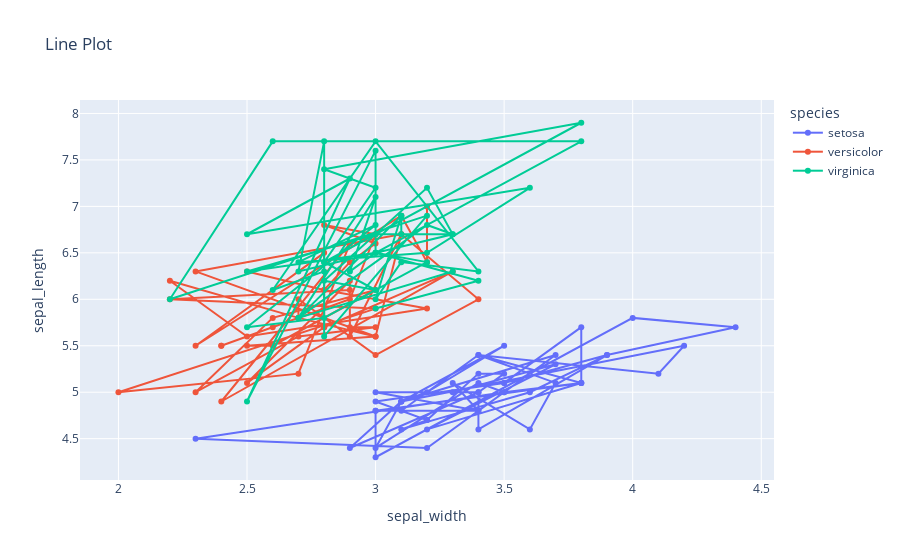
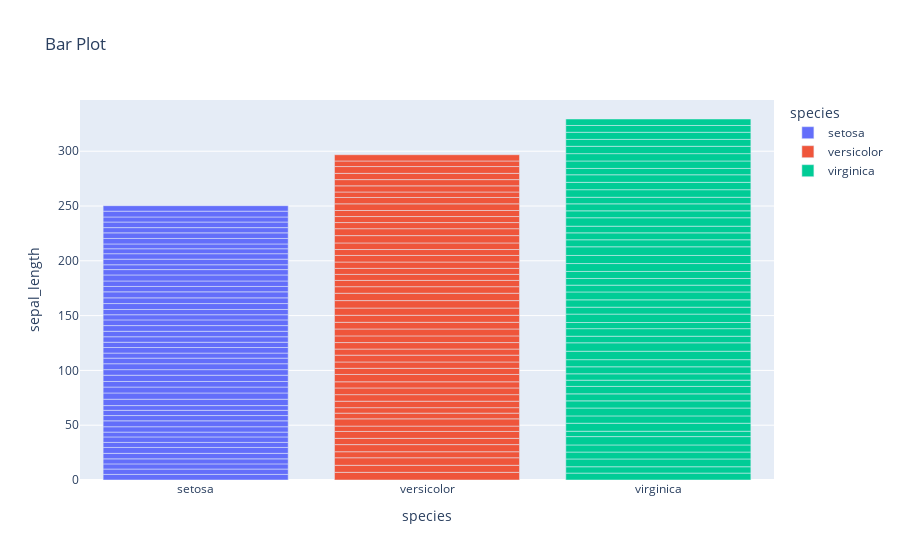
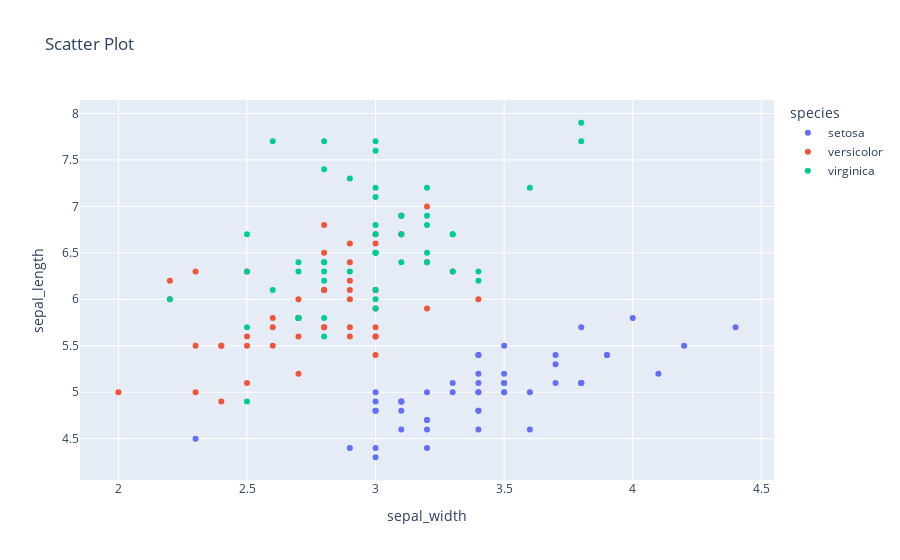
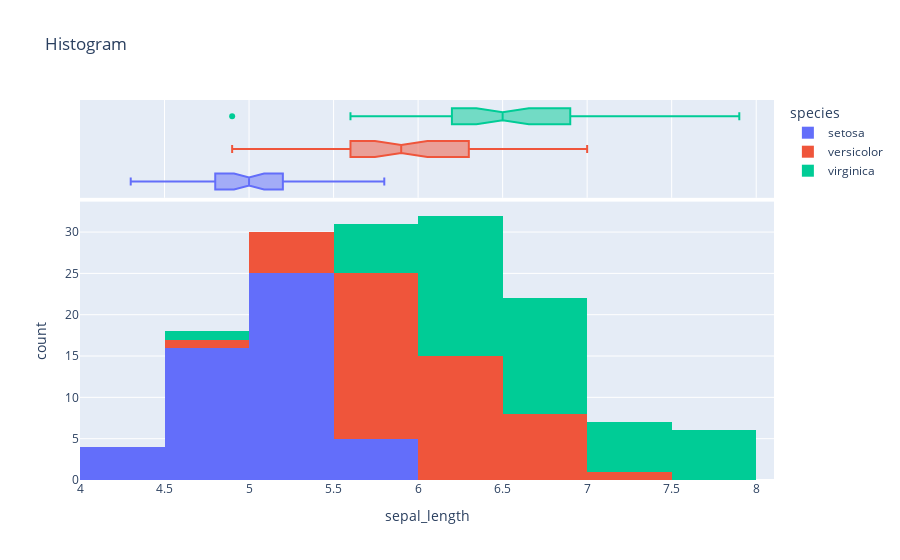

Notebook cell for these charts, in order:
### Code cell
import plotly.express as px
import plotly.graph_objects as go
import pandas as pd
import numpy as np

# Sample dataset (Replace this with your actual dataset)
data = px.data.iris()  # Example dataset

# 1. Line Plot
fig = px.line(data, x='sepal_width', y='sepal_length', color='species', markers=True, title="Line Plot")
fig.show()

# 2. Bar Plot
fig = px.bar(data, x='species', y='sepal_length', color='species', title="Bar Plot")
fig.show()

# 3. Scatter Plot
fig = px.scatter(data, x='sepal_width', y='sepal_length', color='species', title="Scatter Plot")
fig.show()

# 4. Histogram
fig = px.histogram(data, x='sepal_length', nbins=10, color='species', title="Histogram", marginal='box')
fig.show()

# 5. Box Plot
fig = px.box(data, x='species', y='sepal_length', color='species', title="Box Plot")
fig.show()

# 6. Violin Plot
fig = px.violin(data, x='species', y='sepal_length', color='species', box=True, title="Violin Plot")
fig.show()

# 7. Heatmap
numeric_data = data.select_dtypes(include=[np.number])  # Select only numeric columns
corr = numeric_data.corr()  # Compute correlation
fig = go.Figure(data=go.Heatmap(z=corr.values, x=corr.index, y=corr.columns, colorscale='Viridis'))
fig.update_layout(title="Heatmap")
fig.show()

# 8. Pie Chart
fig = px.pie(data, names='species', values='sepal_length', title="Pie Chart", hole=0.3)
fig.show()

# 9. KDE Density Plot
fig = px.density_contour(data, x='sepal_width', y='sepal_length', color='species', title="KDE Density Plot")
fig.show()

# 10. 3D Scatter Plot
fig = px.scatter_3d(data, x='sepal_width', y='sepal_length', z='petal_length', color='species', title="3D Scatter Plot")
fig.show()

### Figure 1 — Plotly figure (JSON) as saved in the notebook; plotly's stock layout.template omitted (floating-point values rounded to 4 significant figures)
{"data": [{"hovertemplate": "species=setosa<br>sepal_width=%{x}<br>sepal_length=%{y}<extra></extra>", "legendgroup": "setosa", "line": {"color": "#636efa", "dash": "solid"}, "marker": {"symbol": "circle"}, "mode": "lines+markers", "name": "setosa", "orientation": "v", "showlegend": true, "type": "scatter", "x": [3.5, 3, 3.2, 3.1, 3.6, 3.9, 3.4, 3.4, 2.9, 3.1, 3.7, 3.4, 3, 3, 4, 4.4, 3.9, 3.5, 3.8, 3.8, 3.4, 3.7, 3.6, 3.3, 3.4, 3, 3.4, 3.5, 3.4, 3.2, 3.1, 3.4, 4.1, 4.2, 3.1, 3.2, 3.5, 3.1, 3, 3.4, 3.5, 2.3, 3.2, 3.5, 3.8, 3, 3.8, 3.2, 3.7, 3.3], "xaxis": "x", "y": [5.1, 4.9, 4.7, 4.6, 5, 5.4, 4.6, 5, 4.4, 4.9, 5.4, 4.8, 4.8, 4.3, 5.8, 5.7, 5.4, 5.1, 5.7, 5.1, 5.4, 5.1, 4.6, 5.1, 4.8, 5, 5, 5.2, 5.2, 4.7, 4.8, 5.4, 5.2, 5.5, 4.9, 5, 5.5, 4.9, 4.4, 5.1, 5, 4.5, 4.4, 5, 5.1, 4.8, 5.1, 4.6, 5.3, 5], "yaxis": "y"}, {"hovertemplate": "species=versicolor<br>sepal_width=%{x}<br>sepal_length=%{y}<extra></extra>", "legendgroup": "versicolor", "line": {"color": "#EF553B", "dash": "solid"}, "marker": {"symbol": "circle"}, "mode": "lines+markers", "name": "versicolor", "orientation": "v", "showlegend": true, "type": "scatter", "x": [3.2, 3.2, 3.1, 2.3, 2.8, 2.8, 3.3, 2.4, 2.9, 2.7, 2, 3, 2.2, 2.9, 2.9, 3.1, 3, 2.7, 2.2, 2.5, 3.2, 2.8, 2.5, 2.8, 2.9, 3, 2.8, 3, 2.9, 2.6, 2.4, 2.4, 2.7, 2.7, 3, 3.4, 3.1, 2.3, 3, 2.5, 2.6, 3, 2.6, 2.3, 2.7, 3, 2.9, 2.9, 2.5, 2.8], "xaxis": "x", "y": [7, 6.4, 6.9, 5.5, 6.5, 5.7, 6.3, 4.9, 6.6, 5.2, 5, 5.9, 6, 6.1, 5.6, 6.7, 5.6, 5.8, 6.2, 5.6, 5.9, 6.1, 6.3, 6.1, 6.4, 6.6, 6.8, 6.7, 6, 5.7, 5.5, 5.5, 5.8, 6, 5.4, 6, 6.7, 6.3, 5.6, 5.5, 5.5, 6.1, 5.8, 5, 5.6, 5.7, 5.7, 6.2, 5.1, 5.7], "yaxis": "y"}, {"hovertemplate": "species=virginica<br>sepal_width=%{x}<br>sepal_length=%{y}<extra></extra>", "legendgroup": "virginica", "line": {"color": "#00cc96", "dash": "solid"}, "marker": {"symbol": "circle"}, "mode": "lines+markers", "name": "virginica", "orientation": "v", "showlegend": true, "type": "scatter", "x": [3.3, 2.7, 3, 2.9, 3, 3, 2.5, 2.9, 2.5, 3.6, 3.2, 2.7, 3, 2.5, 2.8, 3.2, 3, 3.8, 2.6, 2.2, 3.2, 2.8, 2.8, 2.7, 3.3, 3.2, 2.8, 3, 2.8, 3, 2.8, 3.8, 2.8, 2.8, 2.6, 3, 3.4, 3.1, 3, 3.1, 3.1, 3.1, 2.7, 3.2, 3.3, 3, 2.5, 3, 3.4, 3], "xaxis": "x", "y": [6.3, 5.8, 7.1, 6.3, 6.5, 7.6, 4.9, 7.3, 6.7, 7.2, 6.5, 6.4, 6.8, 5.7, 5.8, 6.4, 6.5, 7.7, 7.7, 6, 6.9, 5.6, 7.7, 6.3, 6.7, 7.2, 6.2, 6.1, 6.4, 7.2, 7.4, 7.9, 6.4, 6.3, 6.1, 7.7, 6.3, 6.4, 6, 6.9, 6.7, 6.9, 5.8, 6.8, 6.7, 6.7, 6.3, 6.5, 6.2, 5.9], "yaxis": "y"}], "layout": {"legend": {"title": {"text": "species"}, "tracegroupgap": 0}, "title": {"text": "Line Plot"}, "xaxis": {"anchor": "y", "domain": [0, 1], "title": {"text": "sepal_width"}}, "yaxis": {"anchor": "x", "domain": [0, 1], "title": {"text": "sepal_length"}}}}

### Figure 2 — Plotly figure (JSON) as saved in the notebook; plotly's stock layout.template omitted (floating-point values rounded to 4 significant figures)
{"data": [{"alignmentgroup": "True", "hovertemplate": "species=%{x}<br>sepal_length=%{y}<extra></extra>", "legendgroup": "setosa", "marker": {"color": "#636efa", "pattern": {"shape": ""}}, "name": "setosa", "offsetgroup": "setosa", "orientation": "v", "showlegend": true, "textposition": "auto", "type": "bar", "x": ["setosa", "setosa", "setosa", "setosa", "setosa", "setosa", "setosa", "setosa", "setosa", "setosa", "setosa", "setosa", "setosa", "setosa", "setosa", "setosa", "setosa", "setosa", "setosa", "setosa", "setosa", "setosa", "setosa", "setosa", "setosa", "setosa", "setosa", "setosa", "setosa", "setosa", "setosa", "setosa", "setosa", "setosa", "setosa", "setosa", "setosa", "setosa", "setosa", "setosa", "setosa", "setosa", "setosa", "setosa", "setosa", "setosa", "setosa", "setosa", "setosa", "setosa"], "xaxis": "x", "y": [5.1, 4.9, 4.7, 4.6, 5, 5.4, 4.6, 5, 4.4, 4.9, 5.4, 4.8, 4.8, 4.3, 5.8, 5.7, 5.4, 5.1, 5.7, 5.1, 5.4, 5.1, 4.6, 5.1, 4.8, 5, 5, 5.2, 5.2, 4.7, 4.8, 5.4, 5.2, 5.5, 4.9, 5, 5.5, 4.9, 4.4, 5.1, 5, 4.5, 4.4, 5, 5.1, 4.8, 5.1, 4.6, 5.3, 5], "yaxis": "y"}, {"alignmentgroup": "True", "hovertemplate": "species=%{x}<br>sepal_length=%{y}<extra></extra>", "legendgroup": "versicolor", "marker": {"color": "#EF553B", "pattern": {"shape": ""}}, "name": "versicolor", "offsetgroup": "versicolor", "orientation": "v", "showlegend": true, "textposition": "auto", "type": "bar", "x": ["versicolor", "versicolor", "versicolor", "versicolor", "versicolor", "versicolor", "versicolor", "versicolor", "versicolor", "versicolor", "versicolor", "versicolor", "versicolor", "versicolor", "versicolor", "versicolor", "versicolor", "versicolor", "versicolor", "versicolor", "versicolor", "versicolor", "versicolor", "versicolor", "versicolor", "versicolor", "versicolor", "versicolor", "versicolor", "versicolor", "versicolor", "versicolor", "versicolor", "versicolor", "versicolor", "versicolor", "versicolor", "versicolor", "versicolor", "versicolor", "versicolor", "versicolor", "versicolor", "versicolor", "versicolor", "versicolor", "versicolor", "versicolor", "versicolor", "versicolor"], "xaxis": "x", "y": [7, 6.4, 6.9, 5.5, 6.5, 5.7, 6.3, 4.9, 6.6, 5.2, 5, 5.9, 6, 6.1, 5.6, 6.7, 5.6, 5.8, 6.2, 5.6, 5.9, 6.1, 6.3, 6.1, 6.4, 6.6, 6.8, 6.7, 6, 5.7, 5.5, 5.5, 5.8, 6, 5.4, 6, 6.7, 6.3, 5.6, 5.5, 5.5, 6.1, 5.8, 5, 5.6, 5.7, 5.7, 6.2, 5.1, 5.7], "yaxis": "y"}, {"alignmentgroup": "True", "hovertemplate": "species=%{x}<br>sepal_length=%{y}<extra></extra>", "legendgroup": "virginica", "marker": {"color": "#00cc96", "pattern": {"shape": ""}}, "name": "virginica", "offsetgroup": "virginica", "orientation": "v", "showlegend": true, "textposition": "auto", "type": "bar", "x": ["virginica", "virginica", "virginica", "virginica", "virginica", "virginica", "virginica", "virginica", "virginica", "virginica", "virginica", "virginica", "virginica", "virginica", "virginica", "virginica", "virginica", "virginica", "virginica", "virginica", "virginica", "virginica", "virginica", "virginica", "virginica", "virginica", "virginica", "virginica", "virginica", "virginica", "virginica", "virginica", "virginica", "virginica", "virginica", "virginica", "virginica", "virginica", "virginica", "virginica", "virginica", "virginica", "virginica", "virginica", "virginica", "virginica", "virginica", "virginica", "virginica", "virginica"], "xaxis": "x", "y": [6.3, 5.8, 7.1, 6.3, 6.5, 7.6, 4.9, 7.3, 6.7, 7.2, 6.5, 6.4, 6.8, 5.7, 5.8, 6.4, 6.5, 7.7, 7.7, 6, 6.9, 5.6, 7.7, 6.3, 6.7, 7.2, 6.2, 6.1, 6.4, 7.2, 7.4, 7.9, 6.4, 6.3, 6.1, 7.7, 6.3, 6.4, 6, 6.9, 6.7, 6.9, 5.8, 6.8, 6.7, 6.7, 6.3, 6.5, 6.2, 5.9], "yaxis": "y"}], "layout": {"barmode": "relative", "legend": {"title": {"text": "species"}, "tracegroupgap": 0}, "title": {"text": "Bar Plot"}, "xaxis": {"anchor": "y", "categoryarray": ["setosa", "versicolor", "virginica"], "categoryorder": "array", "domain": [0, 1], "title": {"text": "species"}}, "yaxis": {"anchor": "x", "domain": [0, 1], "title": {"text": "sepal_length"}}}}

### Figure 3 — Plotly figure (JSON) as saved in the notebook; plotly's stock layout.template omitted (floating-point values rounded to 4 significant figures)
{"data": [{"hovertemplate": "species=setosa<br>sepal_width=%{x}<br>sepal_length=%{y}<extra></extra>", "legendgroup": "setosa", "marker": {"color": "#636efa", "symbol": "circle"}, "mode": "markers", "name": "setosa", "orientation": "v", "showlegend": true, "type": "scatter", "x": [3.5, 3, 3.2, 3.1, 3.6, 3.9, 3.4, 3.4, 2.9, 3.1, 3.7, 3.4, 3, 3, 4, 4.4, 3.9, 3.5, 3.8, 3.8, 3.4, 3.7, 3.6, 3.3, 3.4, 3, 3.4, 3.5, 3.4, 3.2, 3.1, 3.4, 4.1, 4.2, 3.1, 3.2, 3.5, 3.1, 3, 3.4, 3.5, 2.3, 3.2, 3.5, 3.8, 3, 3.8, 3.2, 3.7, 3.3], "xaxis": "x", "y": [5.1, 4.9, 4.7, 4.6, 5, 5.4, 4.6, 5, 4.4, 4.9, 5.4, 4.8, 4.8, 4.3, 5.8, 5.7, 5.4, 5.1, 5.7, 5.1, 5.4, 5.1, 4.6, 5.1, 4.8, 5, 5, 5.2, 5.2, 4.7, 4.8, 5.4, 5.2, 5.5, 4.9, 5, 5.5, 4.9, 4.4, 5.1, 5, 4.5, 4.4, 5, 5.1, 4.8, 5.1, 4.6, 5.3, 5], "yaxis": "y"}, {"hovertemplate": "species=versicolor<br>sepal_width=%{x}<br>sepal_length=%{y}<extra></extra>", "legendgroup": "versicolor", "marker": {"color": "#EF553B", "symbol": "circle"}, "mode": "markers", "name": "versicolor", "orientation": "v", "showlegend": true, "type": "scatter", "x": [3.2, 3.2, 3.1, 2.3, 2.8, 2.8, 3.3, 2.4, 2.9, 2.7, 2, 3, 2.2, 2.9, 2.9, 3.1, 3, 2.7, 2.2, 2.5, 3.2, 2.8, 2.5, 2.8, 2.9, 3, 2.8, 3, 2.9, 2.6, 2.4, 2.4, 2.7, 2.7, 3, 3.4, 3.1, 2.3, 3, 2.5, 2.6, 3, 2.6, 2.3, 2.7, 3, 2.9, 2.9, 2.5, 2.8], "xaxis": "x", "y": [7, 6.4, 6.9, 5.5, 6.5, 5.7, 6.3, 4.9, 6.6, 5.2, 5, 5.9, 6, 6.1, 5.6, 6.7, 5.6, 5.8, 6.2, 5.6, 5.9, 6.1, 6.3, 6.1, 6.4, 6.6, 6.8, 6.7, 6, 5.7, 5.5, 5.5, 5.8, 6, 5.4, 6, 6.7, 6.3, 5.6, 5.5, 5.5, 6.1, 5.8, 5, 5.6, 5.7, 5.7, 6.2, 5.1, 5.7], "yaxis": "y"}, {"hovertemplate": "species=virginica<br>sepal_width=%{x}<br>sepal_length=%{y}<extra></extra>", "legendgroup": "virginica", "marker": {"color": "#00cc96", "symbol": "circle"}, "mode": "markers", "name": "virginica", "orientation": "v", "showlegend": true, "type": "scatter", "x": [3.3, 2.7, 3, 2.9, 3, 3, 2.5, 2.9, 2.5, 3.6, 3.2, 2.7, 3, 2.5, 2.8, 3.2, 3, 3.8, 2.6, 2.2, 3.2, 2.8, 2.8, 2.7, 3.3, 3.2, 2.8, 3, 2.8, 3, 2.8, 3.8, 2.8, 2.8, 2.6, 3, 3.4, 3.1, 3, 3.1, 3.1, 3.1, 2.7, 3.2, 3.3, 3, 2.5, 3, 3.4, 3], "xaxis": "x", "y": [6.3, 5.8, 7.1, 6.3, 6.5, 7.6, 4.9, 7.3, 6.7, 7.2, 6.5, 6.4, 6.8, 5.7, 5.8, 6.4, 6.5, 7.7, 7.7, 6, 6.9, 5.6, 7.7, 6.3, 6.7, 7.2, 6.2, 6.1, 6.4, 7.2, 7.4, 7.9, 6.4, 6.3, 6.1, 7.7, 6.3, 6.4, 6, 6.9, 6.7, 6.9, 5.8, 6.8, 6.7, 6.7, 6.3, 6.5, 6.2, 5.9], "yaxis": "y"}], "layout": {"legend": {"title": {"text": "species"}, "tracegroupgap": 0}, "title": {"text": "Scatter Plot"}, "xaxis": {"anchor": "y", "domain": [0, 1], "title": {"text": "sepal_width"}}, "yaxis": {"anchor": "x", "domain": [0, 1], "title": {"text": "sepal_length"}}}}

### Figure 4 — Plotly figure (JSON) as saved in the notebook; plotly's stock layout.template omitted (floating-point values rounded to 4 significant figures)
{"data": [{"alignmentgroup": "True", "bingroup": "x", "hovertemplate": "species=setosa<br>sepal_length=%{x}<br>count=%{y}<extra></extra>", "legendgroup": "setosa", "marker": {"color": "#636efa", "pattern": {"shape": ""}}, "name": "setosa", "nbinsx": 10, "offsetgroup": "setosa", "orientation": "v", "showlegend": true, "type": "histogram", "x": [5.1, 4.9, 4.7, 4.6, 5, 5.4, 4.6, 5, 4.4, 4.9, 5.4, 4.8, 4.8, 4.3, 5.8, 5.7, 5.4, 5.1, 5.7, 5.1, 5.4, 5.1, 4.6, 5.1, 4.8, 5, 5, 5.2, 5.2, 4.7, 4.8, 5.4, 5.2, 5.5, 4.9, 5, 5.5, 4.9, 4.4, 5.1, 5, 4.5, 4.4, 5, 5.1, 4.8, 5.1, 4.6, 5.3, 5], "xaxis": "x", "yaxis": "y"}, {"alignmentgroup": "True", "hovertemplate": "species=setosa<br>sepal_length=%{x}<extra></extra>", "legendgroup": "setosa", "marker": {"color": "#636efa"}, "name": "setosa", "notched": true, "offsetgroup": "setosa", "showlegend": false, "type": "box", "x": [5.1, 4.9, 4.7, 4.6, 5, 5.4, 4.6, 5, 4.4, 4.9, 5.4, 4.8, 4.8, 4.3, 5.8, 5.7, 5.4, 5.1, 5.7, 5.1, 5.4, 5.1, 4.6, 5.1, 4.8, 5, 5, 5.2, 5.2, 4.7, 4.8, 5.4, 5.2, 5.5, 4.9, 5, 5.5, 4.9, 4.4, 5.1, 5, 4.5, 4.4, 5, 5.1, 4.8, 5.1, 4.6, 5.3, 5], "xaxis": "x2", "yaxis": "y2"}, {"alignmentgroup": "True", "bingroup": "x", "hovertemplate": "species=versicolor<br>sepal_length=%{x}<br>count=%{y}<extra></extra>", "legendgroup": "versicolor", "marker": {"color": "#EF553B", "pattern": {"shape": ""}}, "name": "versicolor", "nbinsx": 10, "offsetgroup": "versicolor", "orientation": "v", "showlegend": true, "type": "histogram", "x": [7, 6.4, 6.9, 5.5, 6.5, 5.7, 6.3, 4.9, 6.6, 5.2, 5, 5.9, 6, 6.1, 5.6, 6.7, 5.6, 5.8, 6.2, 5.6, 5.9, 6.1, 6.3, 6.1, 6.4, 6.6, 6.8, 6.7, 6, 5.7, 5.5, 5.5, 5.8, 6, 5.4, 6, 6.7, 6.3, 5.6, 5.5, 5.5, 6.1, 5.8, 5, 5.6, 5.7, 5.7, 6.2, 5.1, 5.7], "xaxis": "x", "yaxis": "y"}, {"alignmentgroup": "True", "hovertemplate": "species=versicolor<br>sepal_length=%{x}<extra></extra>", "legendgroup": "versicolor", "marker": {"color": "#EF553B"}, "name": "versicolor", "notched": true, "offsetgroup": "versicolor", "showlegend": false, "type": "box", "x": [7, 6.4, 6.9, 5.5, 6.5, 5.7, 6.3, 4.9, 6.6, 5.2, 5, 5.9, 6, 6.1, 5.6, 6.7, 5.6, 5.8, 6.2, 5.6, 5.9, 6.1, 6.3, 6.1, 6.4, 6.6, 6.8, 6.7, 6, 5.7, 5.5, 5.5, 5.8, 6, 5.4, 6, 6.7, 6.3, 5.6, 5.5, 5.5, 6.1, 5.8, 5, 5.6, 5.7, 5.7, 6.2, 5.1, 5.7], "xaxis": "x2", "yaxis": "y2"}, {"alignmentgroup": "True", "bingroup": "x", "hovertemplate": "species=virginica<br>sepal_length=%{x}<br>count=%{y}<extra></extra>", "legendgroup": "virginica", "marker": {"color": "#00cc96", "pattern": {"shape": ""}}, "name": "virginica", "nbinsx": 10, "offsetgroup": "virginica", "orientation": "v", "showlegend": true, "type": "histogram", "x": [6.3, 5.8, 7.1, 6.3, 6.5, 7.6, 4.9, 7.3, 6.7, 7.2, 6.5, 6.4, 6.8, 5.7, 5.8, 6.4, 6.5, 7.7, 7.7, 6, 6.9, 5.6, 7.7, 6.3, 6.7, 7.2, 6.2, 6.1, 6.4, 7.2, 7.4, 7.9, 6.4, 6.3, 6.1, 7.7, 6.3, 6.4, 6, 6.9, 6.7, 6.9, 5.8, 6.8, 6.7, 6.7, 6.3, 6.5, 6.2, 5.9], "xaxis": "x", "yaxis": "y"}, {"alignmentgroup": "True", "hovertemplate": "species=virginica<br>sepal_length=%{x}<extra></extra>", "legendgroup": "virginica", "marker": {"color": "#00cc96"}, "name": "virginica", "notched": true, "offsetgroup": "virginica", "showlegend": false, "type": "box", "x": [6.3, 5.8, 7.1, 6.3, 6.5, 7.6, 4.9, 7.3, 6.7, 7.2, 6.5, 6.4, 6.8, 5.7, 5.8, 6.4, 6.5, 7.7, 7.7, 6, 6.9, 5.6, 7.7, 6.3, 6.7, 7.2, 6.2, 6.1, 6.4, 7.2, 7.4, 7.9, 6.4, 6.3, 6.1, 7.7, 6.3, 6.4, 6, 6.9, 6.7, 6.9, 5.8, 6.8, 6.7, 6.7, 6.3, 6.5, 6.2, 5.9], "xaxis": "x2", "yaxis": "y2"}], "layout": {"barmode": "relative", "legend": {"title": {"text": "species"}, "tracegroupgap": 0}, "title": {"text": "Histogram"}, "xaxis": {"anchor": "y", "domain": [0, 1], "title": {"text": "sepal_length"}}, "xaxis2": {"anchor": "y2", "domain": [0, 1], "matches": "x", "showgrid": true, "showticklabels": false}, "yaxis": {"anchor": "x", "domain": [0, 0.7326], "title": {"text": "count"}}, "yaxis2": {"anchor": "x2", "domain": [0.7426, 1], "matches": "y2", "showgrid": false, "showline": false, "showticklabels": false, "ticks": ""}}}
